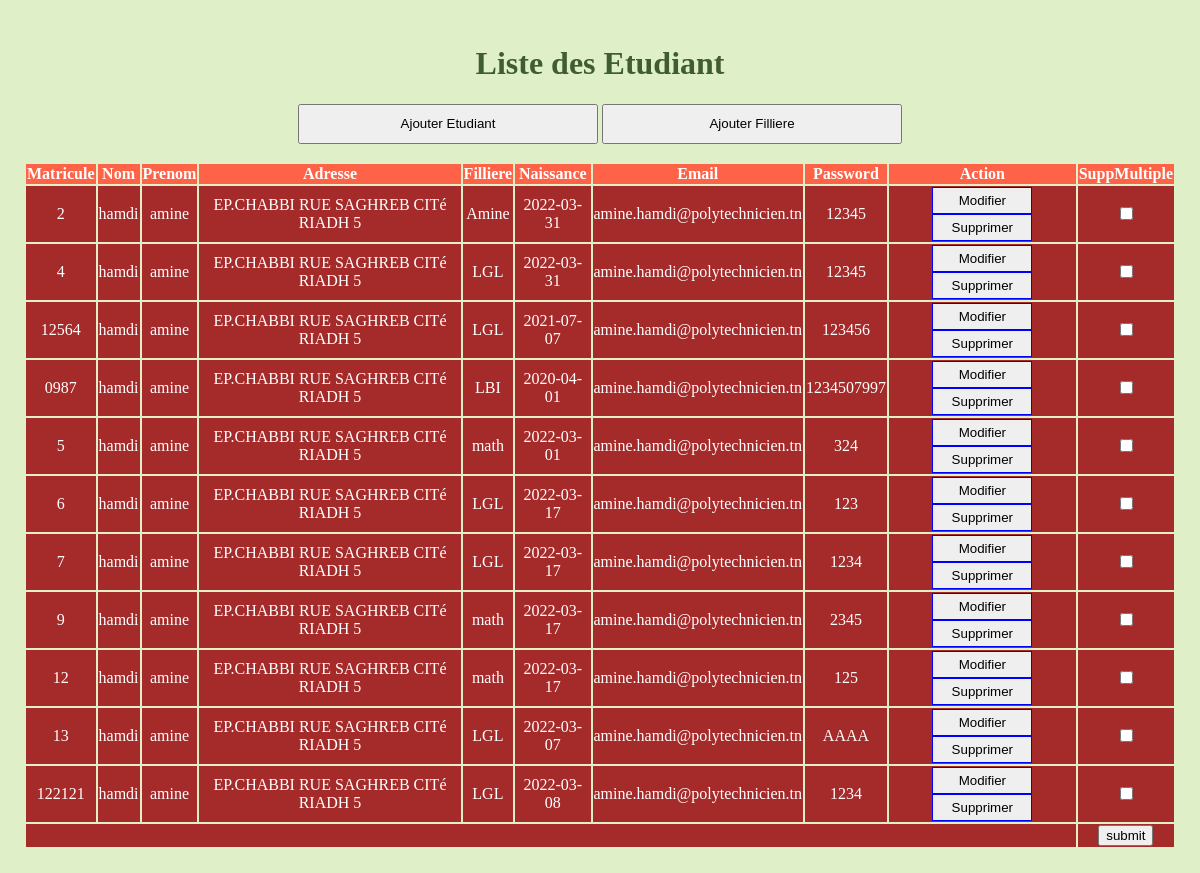
/consult.php, run on the app's committed database.
### tables this page shows
CREATE TABLE `etudiant` (
  `id` int(11) UNSIGNED NOT NULL,
  `Matricule` varchar(50) NOT NULL,
  `Nom` varchar(50) DEFAULT NULL,
  `Prenom` varchar(50) DEFAULT NULL,
  `Adresse` varchar(100) DEFAULT NULL,
  `Filiere` varchar(50) DEFAULT NULL,
  `Naissance` varchar(50) DEFAULT NULL,
  `Email` varchar(50) DEFAULT NULL,
  `Password` varchar(50) DEFAULT NULL
);

### consult.php (the view, shortened to what this page needs)
<?php
include("connexion.php");
$sql = "SELECT * FROM etudiant";
$data = MySQLi_query($conn,$sql);
 ?>
<!DOCTYPE html>
<html lang="en" dir="ltr">
  <head>
  </head>
  <body id="background2">
    <div id="div1">
      <h1>Liste des Etudiant</h1>
      <a href="index.php"><button id="button3" type="button" name="Ajouter Etudiant">Ajouter Etudiant</button></a>
      <a href="ajoutfiliere.php"><button id="button3" type="button" name="Ajouter Filliere">Ajouter Filliere</button></a>
      <br><br>
      <table>
        <tr>
          <th>Matricule</th>
          <th>Nom</th>
          <th>Prenom</th>
          <th>Adresse</th>
          <th>Filliere</th>
          <th>Naissance</th>
          <th>Email</th>
          <th>Password</th>
          <th>Action</th>
          <th>SuppMultiple</th>
        </tr>
        <?php while ($row=mysqli_fetch_Assoc($data)) { ?>
          <tr>
            <td><?php echo $row['Matricule'] ?></td>
            <td><?php echo $row['Nom'] ?></td>
            <td><?php echo $row['Prenom'] ?></td>
            <td><?php echo $row['Adresse'] ?></td>
            <td><?php echo $row['Filiere'] ?></td>
            <td><?php echo $row['Naissance'] ?></td>
            <td><?php echo $row['Email'] ?></td>
            <td><?php echo $row['Password'] ?></td>
            <td>
              <a href="modif.php?id=<?php echo $row['id'] ?>"><button id="button1" type="button" name="Modifier">Modifier</button></a>
              <a href="confirmation.php?id=<?php echo $row['id']?>"><button id="button2" type="button" name="Supprimer">Supprimer</button></a>
            </td>
            <form class="" action="confSup.php" method="post">
              <td><input type="checkbox" name="supp[]" value="<?php echo $row['id']; ?>"></td>
              <?php } ?>
              <tr>
                <td colspan="9"></td>
                <td><input type="submit" name="submit" value="submit"></td>
              </tr>
            </form>
          </tr>
      </table>
    </div>
  </body>
</html>

### consult.php (style rules this page uses)
h1 { font-family: fantasy; text-align: center; color: #405c32; }
#button1,#button2 { display: inline-block; width: 100px; padding: 5px; border: 1px solid blue; }
#button3 { display: inline-block; align-self: center; height: 40px; width: 300px; }
#background2 { background-color: #dff0c9; align: center; }
#div1 { align-content: center; padding: 1em; align-self: center; align-items: center; text-align: center; }
th { background-color: tomato; color: white; }
tr { background-color: brown; color: white; }

### data on the page
etudiant: Matricule "2", Nom "hamdi", Prenom "amine", Adresse "EP.CHABBI RUE SAGHREB CITé RIADH 5", Filiere "Amine", Naissance "2022-03-31", Email "amine.hamdi@polytechnicien.tn", Password "12345"
etudiant: Matricule "4", Nom "hamdi", Prenom "amine", Adresse "EP.CHABBI RUE SAGHREB CITé RIADH 5", Filiere "LGL", Naissance "2022-03-31", Email "amine.hamdi@polytechnicien.tn", Password "12345"
etudiant: Matricule "12564", Nom "hamdi", Prenom "amine", Adresse "EP.CHABBI RUE SAGHREB CITé RIADH 5", Filiere "LGL", Naissance "2021-07-07", Email "amine.hamdi@polytechnicien.tn", Password "123456"
etudiant: Matricule "0987", Nom "hamdi", Prenom "amine", Adresse "EP.CHABBI RUE SAGHREB CITé RIADH 5", Filiere "LBI", Naissance "2020-04-01", Email "amine.hamdi@polytechnicien.tn", Password "1234507997"
etudiant: Matricule "5", Nom "hamdi", Prenom "amine", Adresse "EP.CHABBI RUE SAGHREB CITé RIADH 5", Filiere "math", Naissance "2022-03-01", Email "amine.hamdi@polytechnicien.tn", Password "324"
etudiant: Matricule "6", Nom "hamdi", Prenom "amine", Adresse "EP.CHABBI RUE SAGHREB CITé RIADH 5", Filiere "LGL", Naissance "2022-03-17", Email "amine.hamdi@polytechnicien.tn", Password "123"
etudiant: Matricule "7", Nom "hamdi", Prenom "amine", Adresse "EP.CHABBI RUE SAGHREB CITé RIADH 5", Filiere "LGL", Naissance "2022-03-17", Email "amine.hamdi@polytechnicien.tn", Password "1234"
etudiant: Matricule "9", Nom "hamdi", Prenom "amine", Adresse "EP.CHABBI RUE SAGHREB CITé RIADH 5", Filiere "math", Naissance "2022-03-17", Email "amine.hamdi@polytechnicien.tn", Password "2345"
etudiant: Matricule "12", Nom "hamdi", Prenom "amine", Adresse "EP.CHABBI RUE SAGHREB CITé RIADH 5", Filiere "math", Naissance "2022-03-17", Email "amine.hamdi@polytechnicien.tn", Password "125"
etudiant: Matricule "13", Nom "hamdi", Prenom "amine", Adresse "EP.CHABBI RUE SAGHREB CITé RIADH 5", Filiere "LGL", Naissance "2022-03-07", Email "amine.hamdi@polytechnicien.tn", Password "AAAA"
etudiant: Matricule "122121", Nom "hamdi", Prenom "amine", Adresse "EP.CHABBI RUE SAGHREB CITé RIADH 5", Filiere "LGL", Naissance "2022-03-08", Email "amine.hamdi@polytechnicien.tn", Password "1234"
